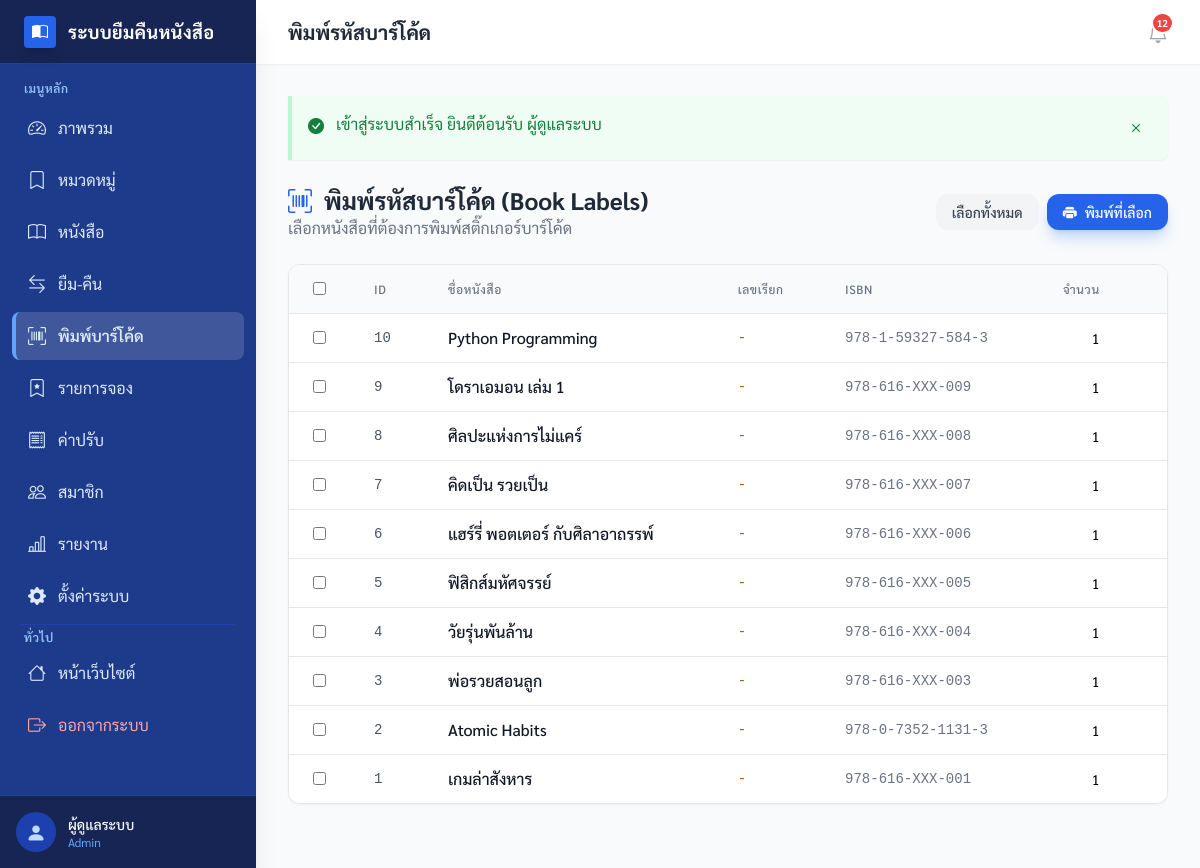
/admin/book_labels.php (signed in), run on the app's committed database.
### tables this page shows
CREATE TABLE IF NOT EXISTS `users` (
    `id` INT AUTO_INCREMENT PRIMARY KEY,
    `name` VARCHAR(100) NOT NULL COMMENT 'ชื่อ-นามสกุล',
    `email` VARCHAR(100) NOT NULL UNIQUE COMMENT 'อีเมล',
    `password` VARCHAR(255) NOT NULL COMMENT 'รหัสผ่าน (bcrypt)',
    `phone` VARCHAR(20) DEFAULT NULL COMMENT 'เบอร์โทรศัพท์',
    `role` ENUM('member', 'admin', 'staff') NOT NULL DEFAULT 'member' COMMENT 'บทบาท',
    `is_active` TINYINT(1) NOT NULL DEFAULT 1 COMMENT '1 = ยังใช้งาน · 0 = เลิกใช้งาน (ซ่อนจากดรอปดาวน์ + ล็อกอินไม่ได้ แต่ประวัติยังอยู่)',
    `must_change_password` TINYINT(1) NOT NULL DEFAULT 0 COMMENT '1 = ต้องเปลี่ยนรหัสผ่านก่อนใช้งาน (ตั้งตอนนำเข้า/admin สร้างให้)',
    `created_at` DATETIME DEFAULT CURRENT_TIMESTAMP,
    `updated_at` DATETIME DEFAULT CURRENT_TIMESTAMP ON UPDATE CURRENT_TIMESTAMP,
    INDEX `idx_email` (`email`),
    INDEX `idx_is_active` (`is_active`),
    INDEX `idx_role` (`role`)
);

CREATE TABLE IF NOT EXISTS `books` (
    `id` INT AUTO_INCREMENT PRIMARY KEY,
    `title` VARCHAR(200) NOT NULL COMMENT 'ชื่อหนังสือ',
    `author` VARCHAR(100) NOT NULL COMMENT 'ผู้แต่ง',
    `isbn` VARCHAR(20) DEFAULT NULL COMMENT 'รหัส ISBN',
    `call_number` VARCHAR(50) DEFAULT NULL COMMENT 'เลขเรียกหนังสือ — ที่อยู่บนชั้น (รูปแบบอิสระ แต่ละห้องสมุดกำหนดเอง)',
     
     
     
    `search_tokens` TEXT DEFAULT NULL COMMENT 'trigram ของ title+author+isbn+call_number สำหรับ FULLTEXT (สร้างโดย buildSearchTokens())',
    `category_id` INT DEFAULT NULL COMMENT 'หมวดหมู่',
    `description` TEXT DEFAULT NULL COMMENT 'รายละเอียด',
    `copy_notes` TEXT DEFAULT NULL COMMENT 'บันทึกภายในของเจ้าหน้าที่เกี่ยวกับเล่มแต่ละเล่ม (ข้อความอิสระ ระบบไม่ได้ตามรายเล่มให้)',
    `cover_image` VARCHAR(255) DEFAULT NULL COMMENT 'ชื่อไฟล์รูปปก',
    `quantity` INT NOT NULL DEFAULT 1 COMMENT 'จำนวนทั้งหมด',
    `price` DECIMAL(10,2) NULL DEFAULT NULL COMMENT 'ราคาปก — ใช้ตั้งต้นค่าชดใช้ตอนแจ้งหาย (NULL = ยังไม่ระบุ)',
    `available` INT NOT NULL DEFAULT 1 COMMENT 'จำนวนที่ว่าง',
    `is_visible` TINYINT(1) NOT NULL DEFAULT 1 COMMENT 'แสดงให้สาธารณะเห็น',
    `is_reference` TINYINT(1) NOT NULL DEFAULT 0 COMMENT 'หนังสืออ้างอิง — อ่านในห้องสมุดเท่านั้น ยืม/จองไม่ได้',
    `created_at` DATETIME DEFAULT CURRENT_TIMESTAMP,
    `updated_at` DATETIME DEFAULT CURRENT_TIMESTAMP ON UPDATE CURRENT_TIMESTAMP,
    INDEX `idx_available` (`available`),
    INDEX `idx_category` (`category_id`),
    UNIQUE INDEX `uq_isbn` (`isbn`),
     
    INDEX `idx_call_number` (`call_number`),
     
     
    FULLTEXT KEY `ft_books_search` (`search_tokens`),
    FOREIGN KEY (`category_id`) REFERENCES `categories`(`id`) ON DELETE SET NULL ON UPDATE CASCADE,
    CONSTRAINT `chk_books_available_non_negative` CHECK (`available` >= 0),
    CONSTRAINT `chk_books_quantity_gte_available` CHECK (`quantity` >= `available`)
);

### admin/book_labels.php (the view, shortened to what the rows shown need)
<?php
require_once __DIR__ . '/../bootstrap.php';
$bookRepo = new BookRepository(getDB());
$books = $bookRepo->findAllForLabels();
$pageTitle = 'พิมพ์รหัสบาร์โค้ด';
require_once __DIR__ . '/header.php';
?>
<div class="no-print">
    <div class="bg-white rounded-xl shadow-sm border border-gray-200 overflow-hidden mb-8">
        <div class="overflow-x-auto max-h-[600px]">
            <table class="min-w-full divide-y divide-gray-200">
                <thead class="bg-gray-50 sticky top-0 z-10">
                    <tr>
                        <th class="px-6 py-3 text-left w-10">
                            <input type="checkbox" id="checkAll" onclick="toggleAll(this)" class="rounded border-gray-300 text-primary-600 focus:ring-primary-500 cursor-pointer">
                        </th>
                        <th class="px-6 py-3 text-left text-xs font-medium text-gray-500 uppercase tracking-wider">ID</th>
                        <th class="px-6 py-3 text-left text-xs font-medium text-gray-500 uppercase tracking-wider">ชื่อหนังสือ</th>
                        <th class="px-6 py-3 text-left text-xs font-medium text-gray-500 uppercase tracking-wider">เลขเรียก</th>
                        <th class="px-6 py-3 text-left text-xs font-medium text-gray-500 uppercase tracking-wider">ISBN</th>
                        <th class="px-6 py-3 text-left text-xs font-medium text-gray-500 uppercase tracking-wider w-32">จำนวน</th>
                    </tr>
                </thead>
                <tbody class="bg-white divide-y divide-gray-200">
                    <?php foreach ($books as $book): ?>
                        <tr class="hover:bg-gray-50">
                            <td class="px-6 py-3">
                                <input type="checkbox" name="book_ids[]" value="<?= $book['id'] ?>" data-title="<?= e($book['title']) ?>" data-isbn="<?= e($book['isbn'] ?? $book['id']) ?>" data-call="<?= e($book['call_number'] ?? '') ?>"
                                       class="book-checkbox rounded border-gray-300 text-primary-600 focus:ring-primary-500 cursor-pointer">
                            </td>
                            <td class="px-6 py-3 font-mono text-sm text-gray-600"><?= $book['id'] ?></td>
                            <td class="px-6 py-3 font-medium text-gray-900"><?= e($book['title']) ?></td>
                            <td class="px-6 py-3 font-mono text-sm text-amber-700"><?= e($book['call_number'] ?? '-') ?></td>
                            <td class="px-6 py-3 font-mono text-sm text-gray-500"><?= e($book['isbn'] ?? '-') ?></td>
                            <td class="px-6 py-3">
                                <input type="number" name="qty[<?= $book['id'] ?>]" value="1" min="1" max="100"
                                       class="w-20 text-center rounded-lg border-gray-300 text-sm focus:ring-primary-500 focus:border-primary-500">
                            </td>
                        </tr>
                    <?php endforeach; ?>
                </tbody>
            </table>
        </div>
    </div>
</div>
<?php require_once __DIR__ . '/footer.php'; ?>

### admin/header.php (shortened to what the rows shown need)
<?php
require_once __DIR__ . '/../includes/functions.php';
$user = getCurrentUser();
?>
<!DOCTYPE html>
<html lang="th">
<head>
    <link href="<?= APP_URL ?>/assets/vendor/fonts/sarabun.css" rel="stylesheet">
    <link rel="stylesheet" href="<?= APP_URL ?>/assets/vendor/bootstrap-icons/bootstrap-icons.css">
    <script src="<?= APP_URL ?>/assets/vendor/tailwind/tailwind.js"></script>
</head>
<body class="bg-gray-100 font-sans antialiased h-screen flex overflow-hidden">
    <aside class="w-64 bg-primary-900 text-white flex-shrink-0 hidden md:flex flex-col shadow-xl z-20">
        <div class="p-4 border-t border-primary-800 bg-primary-950">
            <div class="flex items-center gap-3">
                <div>
                    <p class="text-sm font-medium text-white"><?= e($user['name']) ?></p>
                    <p class="text-xs text-primary-400"><?= ucfirst($user['role']) ?></p>
                </div>
            </div>
        </div>
    </aside>
    <div class="flex-1 flex flex-col min-w-0 overflow-hidden">
        <header class="bg-white shadow-sm h-16 flex items-center justify-between px-8 z-10 hidden md:flex">
            <h2 class="text-xl font-bold text-gray-800"><?= $pageTitle ?? 'Admin Panel' ?></h2>
        </header>
        <main class="flex-1 overflow-y-auto bg-gray-50 p-6 md:p-8">
            <div class="max-w-7xl mx-auto">

### data on the page
users: name "ผู้ดูแลระบบ", role "Admin"
books: id "10", title "Python Programming", call_number "-", isbn "978-1-59327-584-3"
books: id "9", title "โดราเอมอน เล่ม 1", call_number "-", isbn "978-616-XXX-009"
books: id "8", title "ศิลปะแห่งการไม่แคร์", call_number "-", isbn "978-616-XXX-008"
books: id "7", title "คิดเป็น รวยเป็น", call_number "-", isbn "978-616-XXX-007"
books: id "6", title "แฮร์รี่ พอตเตอร์ กับศิลาอาถรรพ์", call_number "-", isbn "978-616-XXX-006"
books: id "5", title "ฟิสิกส์มหัศจรรย์", call_number "-", isbn "978-616-XXX-005"
books: id "4", title "วัยรุ่นพันล้าน", call_number "-", isbn "978-616-XXX-004"
books: id "3", title "พ่อรวยสอนลูก", call_number "-", isbn "978-616-XXX-003"
books: id "2", title "Atomic Habits", call_number "-", isbn "978-0-7352-1131-3"
books: id "1", title "เกมล่าสังหาร", call_number "-", isbn "978-616-XXX-001"

### other printed values
APP_NAME "ระบบยืมคืนหนังสือ"
$pageTitle "พิมพ์รหัสบาร์โค้ด"
$bellTotal "12"
$content "เข้าสู่ระบบสำเร็จ ยินดีต้อนรับ ผู้ดูแลระบบ"
